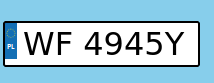
#> input picture plate.png, 214 x 83 px
$ python ocr_test.py
#> lines starting #> are read from the running program, lines starting #| are printed output that depends on the picture
import cv2
import pytesseract
image = cv2.imread("plate.png")
#> image is the input picture: shape (83, 214, 3); mean B, G, R 214, 198.3, 161.4
gray = cv2.cvtColor(image, cv2.COLOR_BGR2GRAY)
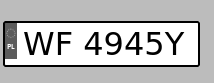
#> gray: shape (83, 214); min 0, max 255, mean 189

#> (the run stopped early here; a loop or call above may not have finished)
